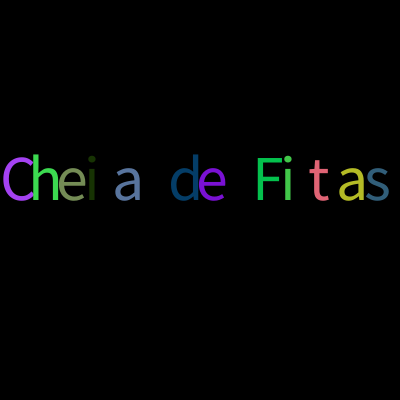
Frame 1 (no input)
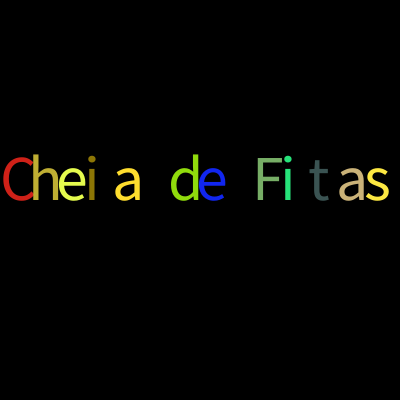
Frame 60 (the mouse pressed at the canvas centre just before this capture)
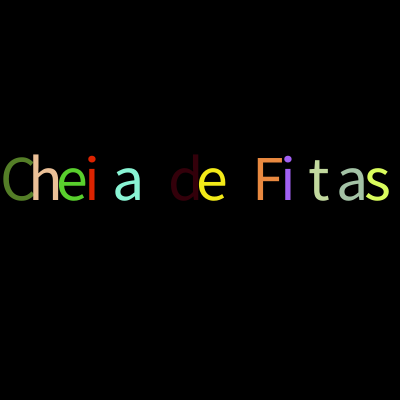
Frame 120 (the mouse held since frame 60 and released just before this capture)

The Processing sketch that drew these frames (run headless with seeded random() and noise(); from frame 60 on, the mouse is pressed at the canvas centre):

// Processing sketch: aula15_grupo01_exer5
// ── aula15_grupo01_exer5.pde
String oTexto = "Cheia de Fitas";

void setup() {
  size(400, 400);
  textSize(64);

}
void draw() {
  background(0);
  for (int i =0; i < oTexto.length() ; i = i+ 1) {
    fill(random(255), random(255), random(255));
    text(oTexto.charAt(i), i*28 ,200);
  }
}
